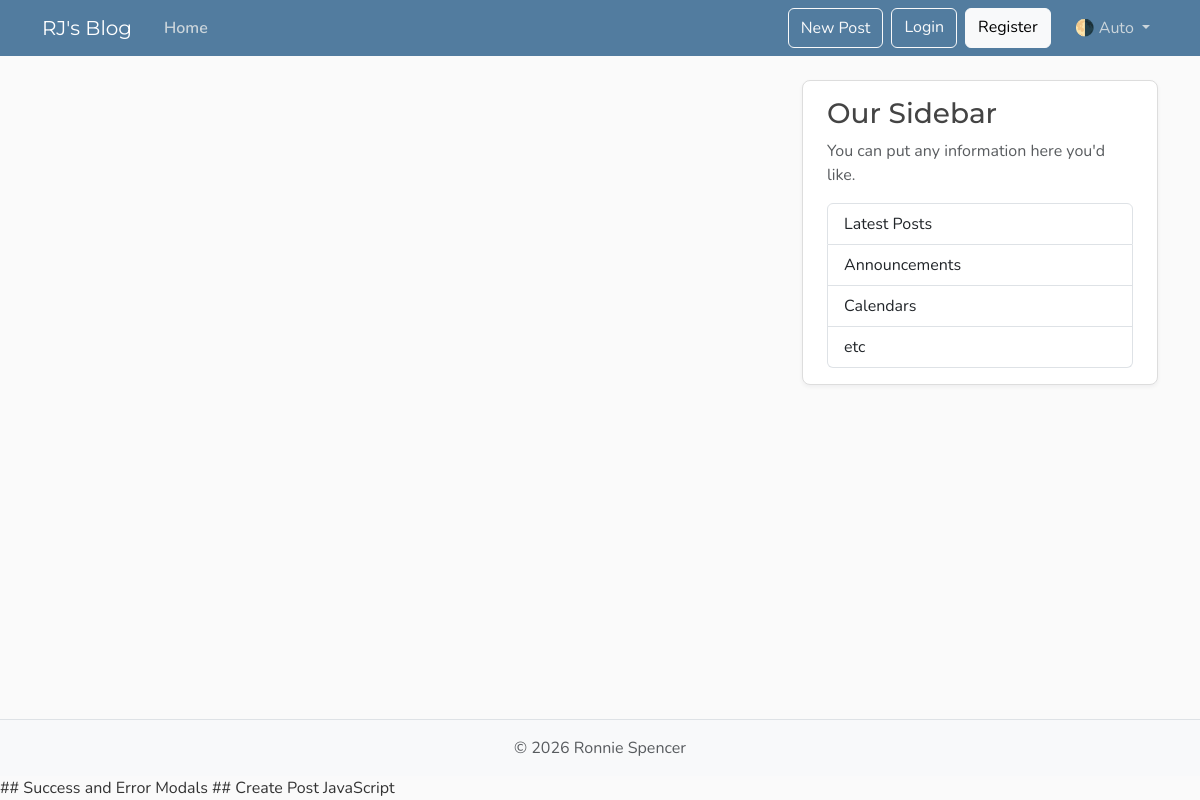
The app's page /posts, older data.
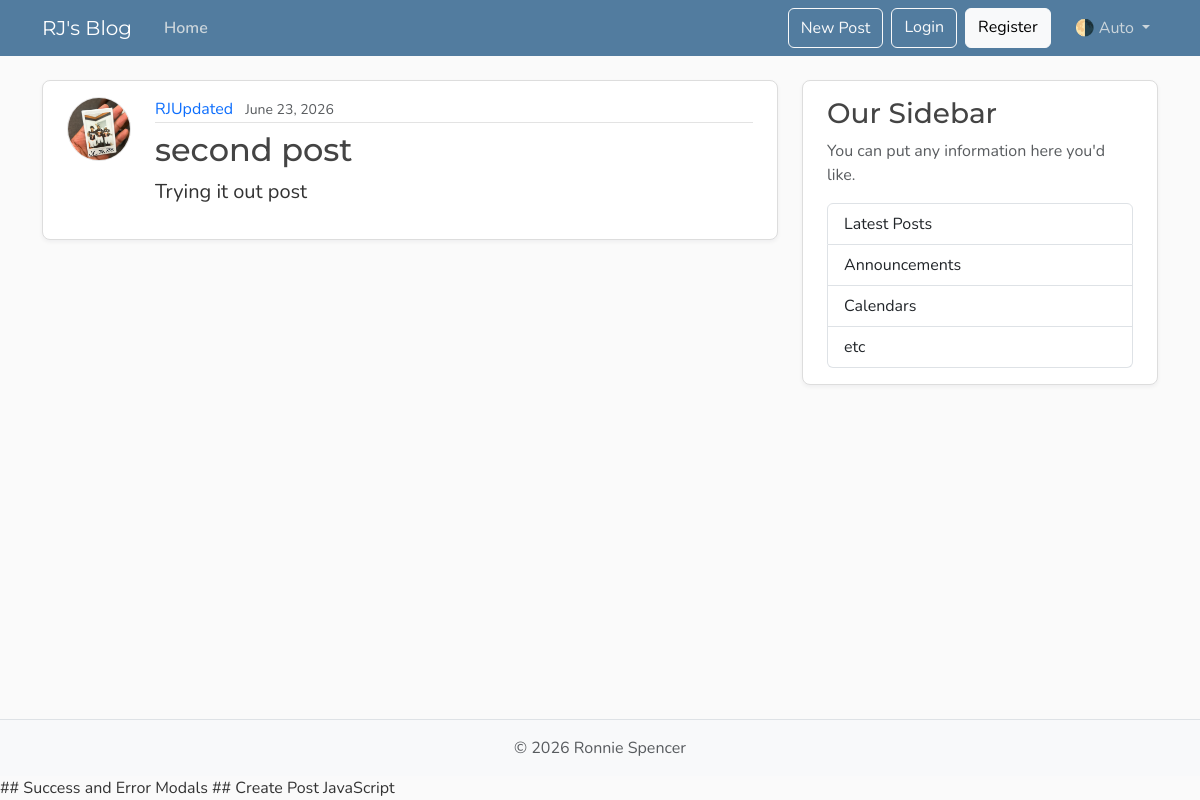
The same page, newer data.
### models.py (models this page shows, shortened)
class Post(Base):
    __tablename__ = "posts"
    id: Mapped[int] = mapped_column(Integer, primary_key=True, index=True)
    title: Mapped[str] = mapped_column(String(100), nullable=False)
    content: Mapped[str] = mapped_column(Text, nullable=False)
    user_id: Mapped[int] = mapped_column(
        ForeignKey("users.id"),
        nullable=False,
        index=True,
    )
    date_posted: Mapped[datetime] = mapped_column(
        DateTime(timezone=True),
        default=lambda: datetime.now(UTC),
    )
    author: Mapped[User] = relationship(back_populates="posts")

class User(Base):
    __tablename__ = "users"
    id: Mapped[int] = mapped_column(Integer, primary_key=True, index=True)
    username: Mapped[str] = mapped_column(String(50), unique=True, nullable=False)
    email: Mapped[str] = mapped_column(String(120), unique=True, nullable=False)
    image_file: Mapped[str | None] = mapped_column(
        String(200),
        nullable=True,
        default=None,
    )
    posts: Mapped[list[Post]] = relationship(
        back_populates="author",
        cascade="all, delete-orphan")

### main.py (the view)
@app.get("/", include_in_schema=False, name="home")
@app.get("/posts", include_in_schema=False, name="posts")
async def home(request: Request, db: Annotated[AsyncSession, Depends(get_db)]):
    result = await db.execute( # await for the result of the query to be executed asynchronously
        select(models.Post)
        .options(selectinload(models.Post.author)) #For async loading of related objects, we can use selectinload to load the related author object for each post in a single query, instead of making a separate query for each post.
        .order_by(models.Post.date_posted.desc()),
    )
    posts = result.scalars().all()
    return templates.TemplateResponse(
        request,
        "home.html",
        {"posts": posts, "title": "Home"},
    )

### templates/home.html
{% extends "layout.html" %}
{% block content %}
  {% for post in posts %}
    <article class="content-section py-3 px-4 mb-4">
      <div class="d-flex align-items-start gap-4">
        <img class="rounded-circle article-img flex-shrink-0"
             src="{{ post.author.image_path }}"
             alt="{{ post.author.username }}'s profile picture"
             width="64"
             height="64"
             loading="lazy">
        <div class="flex-grow-1">
          <div class="article-metadata mb-2">
            <a class="me-2" href="{{ url_for('user_posts', user_id=post.author.id) }}">{{ post.author.username }}</a>
            <small class="text-body-secondary">{{ post.date_posted.strftime("%B %d, %Y") }}</small>
          </div>
          <h2>
            <a class="article-title" href="{{ url_for('post_page', post_id=post.id) }}">{{ post.title }}</a>
          </h2>
          <p class="article-content">{{ post.content }}</p>
        </div>
      </div>
    </article>
  {% endfor %}
{% endblock content %}

Row changes from the older to the newer data that the page shows:
added Post: author.image_path (picture), author.username "RJUpdated", date_posted "June 23, 2026", title "second post", content "Trying it out post"
